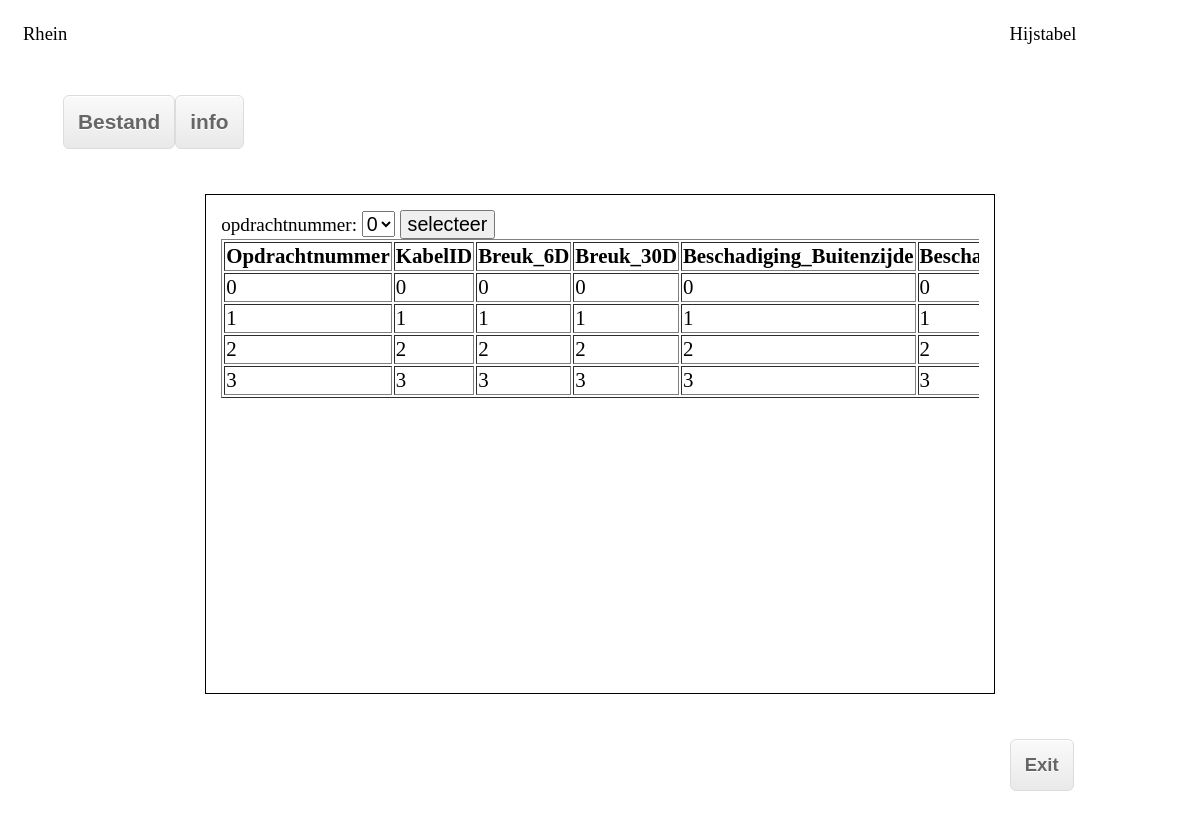
Screenshot of /Taak_2_Groen_FO_basis_lay-out.php with the database file from the repository.
### tables this page shows
CREATE TABLE IF NOT EXISTS `Kabelchecklisten_3` (
  `Opdrachtnummer` int(11) NOT NULL,
  `KabelID` int(11) NOT NULL,
  `Breuk_6D` int(11) NOT NULL,
  `Breuk_30D` int(11) NOT NULL,
  `Beschadiging_Buitenzijde` int(11) NOT NULL,
  `Beschadiging_Roest_Corrosie` int(11) NOT NULL,
  `Verminderde_Kabeldiameter` int(11) NOT NULL,
  `Positie_Meetpunten` int(11) NOT NULL,
  `Beschadiging_Totaal` int(11) NOT NULL,
  `Type_Beschadiging_Roestvorming` int(11) NOT NULL
);

### Taak_2_Groen_FO_basis_lay-out.php (the view, shortened to what this page needs)
<!DOCTYPE html>
<html>
	<link rel="stylesheet" href="Taak_2_Groen_FO_basis_lay-out.css">
  <?php
    function getOpdrachten($sql) {
        $servername = "83.82.240.2";
        $username = "akram";
        $password = "kaan";
        $dbname = "over_de_rhein_akram_kaan";
        $resultaat = [];
        $conn = new mysqli($servername, $username, $password, $dbname);
        $result = $conn->query($sql);
        if ($result->num_rows > 0) {
            while($row = $result->fetch_assoc()) {
                $resultaat[] = $row;
            };
        } else {
             $resultaat = "wel een connectie, tabel is leeg";
        }
        return $resultaat;
    }
    function tableFromArray($array) {
        $result = "<table border='1'><thead>";
        $result .= "<tr>";
        foreach($array[0] as $key1 => $value1) {
            $result .= "<th>$key1</th>";
        }
        $result .= "</tr>";
        $result .= "</thead><tbody>";
        foreach($array as $key => $value) {
            $result .= "<tr>";
            foreach($value as $key1 => $value1) {
                $result .= "<td>$value1</td>";
            }
            $result .= "</tr>";
        }
        $result .= "</tbody></table>";
        return $result;
    }
    $selectedOpdrachten = getOpdrachten("SELECT * FROM Kabelchecklisten_3 ");
    ?>
  <head>
  </head>
  <body>
	  <div class="row">
          <div class="upperContent">
		  <div class="col-2">Rhein
		  </div>
		  <div class="col-8"></div>
			<div class="col-2">Hijstabel
		  </div>
		  <div class="col-12">
			  <nav>
				  <ul>
					  <li><a class="myButton">Bestand </a></li>
					  <li><a class="myButton"> info</a></li>
				</ul>
			  </nav>
		  </div>
      </div>
		  <div class="col-12"></div>
		  <div class="col-2"></div>
		  <div class="col-8 content">
                <div class = "deelformulier kleiner">
            <form action="" method="post">
                opdrachtnummer: <select type="text" name="selectnummer">
                <?php
                   foreach ($selectedOpdrachten as $selectnummer) {
                       if($selectnummer==$_POST['selectnummer']){
                          echo "<option value='$selectnummer[Opdrachtnummer]' selected>$selectnummer[Opdrachtnummer]</option>";
                           }else{
                              echo "<option value='$selectnummer[Opdrachtnummer]'>$selectnummer[Opdrachtnummer]</option>";
                            }
                        }
                ?>
                </select>
                <input type="submit" name="selecteerKenteken" value="selecteer">
            </form>
        </div>
        <div class = "deelformulier">
            <?php
               if(!empty($_POST["selectnummer"])) {
                   echo tableFromArray(getOpdrachten("SELECT * FROM Kabelchecklisten_3 WHERE Opdrachtnummer = " . $_POST['selectnummer']));
               } else {
                   echo tableFromArray(getOpdrachten("SELECT * FROM Kabelchecklisten_3"));
               }
            ?>
        </div>
          </div>
		  <div class="col-2"></div>
		  <div class="col-12"></div>
		  <div class="col-10"></div>
		  <div class="col-2"><a href="#" class="myButton">Exit</a></div>
	  </div>
  </body>
</html>

### Taak_2_Groen_FO_basis_lay-out.css (style rules this page uses)
.content { border: 1px solid; height: 500px; overflow: auto; width: 100%; }
.upperContent { background-color: aquamarine; height: 100%; }
* { box-sizing: border-box; font-size: 1.03em; }
.row::after { content: ""; clear: both; display: table; }
[class*="col-"] { float: left; padding: 15px; }
ul { list-style-type: none; }
li { float: left; border-radius: 2px; }
[class*="col-"] { width: 100%; }
@media only screen and (min-width: 768px) { .col-2 { width: 16.66%; } }
@media only screen and (min-width: 768px) { .col-8 { width: 66.66%; } }
@media only screen and (min-width: 768px) { .col-10 { width: 83.33%; } }
@media only screen and (min-width: 768px) { .col-12 { width: 100%; } }
.myButton { -moz-box-shadow:inset 0px 1px 0px 0px #ffffff; -webkit-box-shadow:inset 0px 1px 0px 0px #ffffff; box-shadow:inset 0px 1px 0px 0px #ffffff; background:-webkit-gradient(linear, left top, left bottom, color-stop(0.05, #f9f9f9), color-stop(1, #e9e9e9)); background:-moz-linear-gradient(top, #f9f9f9 5%, #e9e9e9 100%); background:-webkit-linear-gradient(top, #f9f9f9 5%, #e9e9e9 100%); background:-o-linear-gradient(top, #f9f9f9 5%, #e9e9e9 100%); background:-ms-linear-gradient(top, #f9f9f9 5%, #e9e9e9 100%); background:linear-gradient(to bottom, #f9f9f9 5%, #e9e9e9 100%); filter:progid:DXImageTransform.Microsoft.gradient(startColorstr='#f9f9f9', endColorstr='#e9e9e9',GradientType=0); background-color:#f9f9f9; -moz-border-radius:6px; -webkit-border-radius:6px; border-radius:6px; border:1px solid #dcdcdc; display:inline-block; cursor:pointer; color:#666666; font-family:Arial; font-weight:bold; padding:14px 14px; text-decoration:none; text-shadow:0px 1px 0px #ffffff; }
.deelformulier { overflow: auto; width: 100%; }

### rows the page displays
kabelchecklisten_3: Opdrachtnummer "0", KabelID "0", Breuk_6D "0", Breuk_30D "0", Beschadiging_Buitenzijde "0", Beschadiging_Roest_Corrosie "0"
kabelchecklisten_3: Opdrachtnummer "1", KabelID "1", Breuk_6D "1", Breuk_30D "1", Beschadiging_Buitenzijde "1", Beschadiging_Roest_Corrosie "1"
kabelchecklisten_3: Opdrachtnummer "2", KabelID "2", Breuk_6D "2", Breuk_30D "2", Beschadiging_Buitenzijde "2", Beschadiging_Roest_Corrosie "2"
kabelchecklisten_3: Opdrachtnummer "3", KabelID "3", Breuk_6D "3", Breuk_30D "3", Beschadiging_Buitenzijde "3", Beschadiging_Roest_Corrosie "3"

### other values shown
$key1 "Opdrachtnummer"
$key1 "KabelID"
$key1 "Breuk_6D"
$key1 "Breuk_30D"
$key1 "Beschadiging_Buitenzijde"
form field selectnummer "0"
